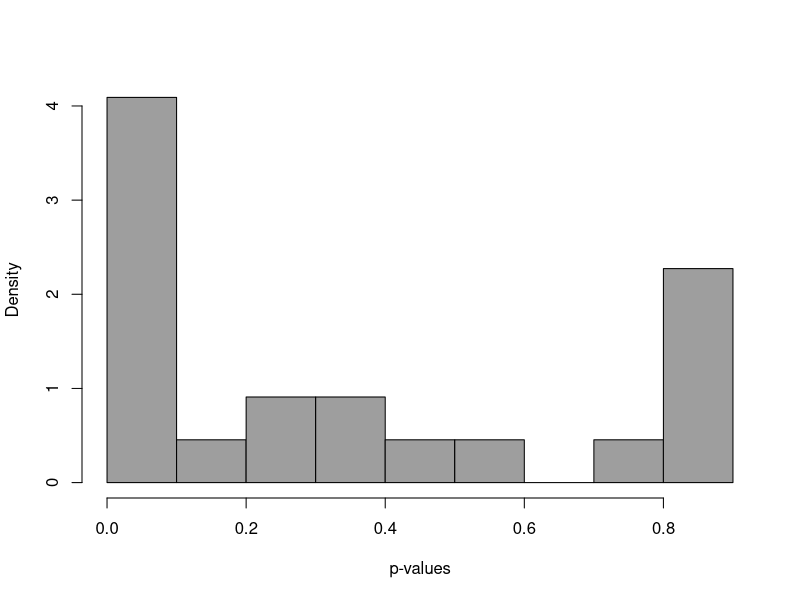
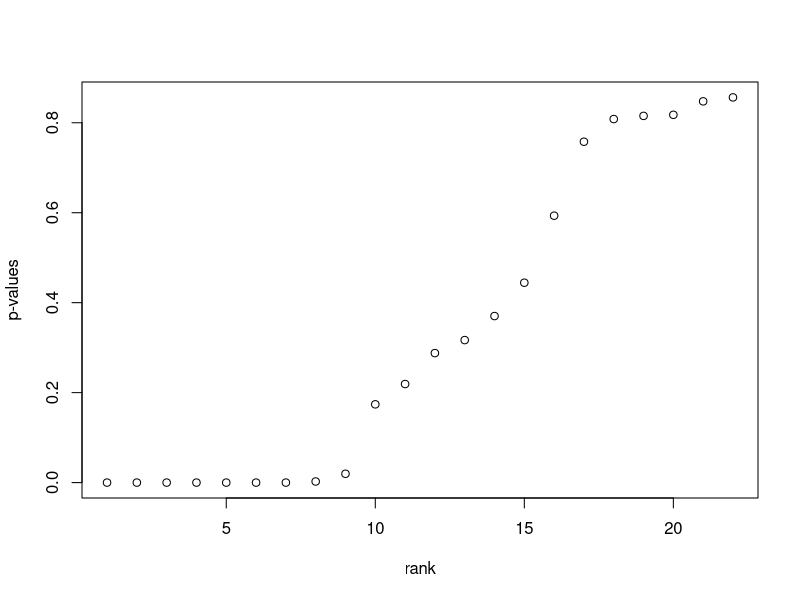

Source code (R) for these figures, in order: (Note: this script raises an error after producing the figures.)
# ames <- read.csv("AmesHousing.csv", strings=T)
# ames <- ames[,sapply(ames, function(c) sum(is.na(c)))==0]
# ames <- ames[,-c(1,3,4,5,6,8,10,11,13,17:27,30:32,38,40:50,52,53)]
# ames$Lot.Area <- log(ames$Lot.Area)
# names(ames)[1] <- "log.Lot.Area"
# ames <- ames[ames$Yr.Sold>=2009,]
# ames$Yr.Sold <- NULL
# write.csv(ames, "Ames2009.csv", row.names=FALSE)

ames <- read.csv("Ames2009.csv", strings=T)
xbar <- mean(ames$SalePrice)
xsd <- sd(ames$SalePrice)
muse <- xsd/sqrt(nrow(ames))

xbar + c(-1,1)*1.96*muse

amesfit <- glm(log(SalePrice) ~ .-Neighborhood, data=ames)

pvals <- summary(amesfit)$coef[-1,"Pr(>|t|)"]
length(pvals)

hist(pvals, col=8, breaks=10, xlab="p-values", main="", freq=FALSE)
plot(sort(pvals), xlab="rank", ylab="p-values")

# Function to get significance cut-off alpha from FDR q
fdr_cut <- function(pvals, q){
        pvals <- pvals[!is.na(pvals)]
        N <- length(pvals)
        k <- rank(pvals, ties.method="min")
        max(pvals[ pvals<= (q*k/N) ])
}
# @ 1/10% FDR
cutoff5 <- fdr_cut(pvals,q=.05)
print(cutoff5)
print(sum(pvals<=cutoff5))
which(pvals<=cutoff5)


( bstats <- summary(amesfit)$coef["Central.AirY",] )
bstats["Estimate"] + c(-1,1)*1.96*bstats["Std. Error"]

# function 
getBeta <- function(data, obs, var){
    fit <- glm(log(SalePrice) ~ .-Neighborhood, data=data[obs,])
    return(fit$coef[var])
}

library(parallel)
library(boot)
set.seed(1)
( betaBoot <- boot(ames, getBeta, 2000, var="Central.AirY", 
                 parallel="snow", ncpus=detectCores()) )

quantile(betaBoot$t, c(.025, .975))

### clustered standard errors. 
byNBHD <- split(ames, ames$Neighborhood)
length(byNBHD)
set.seed(1)
getBetaBlock <- function(data, ids, var){
    data <- do.call("rbind",data[ids])
    fit <- glm(log(SalePrice) ~ .-Neighborhood, data=data)
    return(fit$coef[var])
}
( betaBootB <- boot(byNBHD, getBetaBlock, 2000, var="Central.AirY",
                          parallel="snow", ncpus=detectCores()) )

library(sandwich)
library(lmtest)
Vblock <- vcovCL(amesfit, cluster=ames$Neighborhood)
clstats <- coeftest(amesfit, vcov = Vblock)
round(clstats["Central.AirY",], 5)

quantile(exp(betaBootB$t), c(.025, .975))
quantile(2*exp(betaBootB$t0) - exp(betaBootB$t), c(.025, .975))
